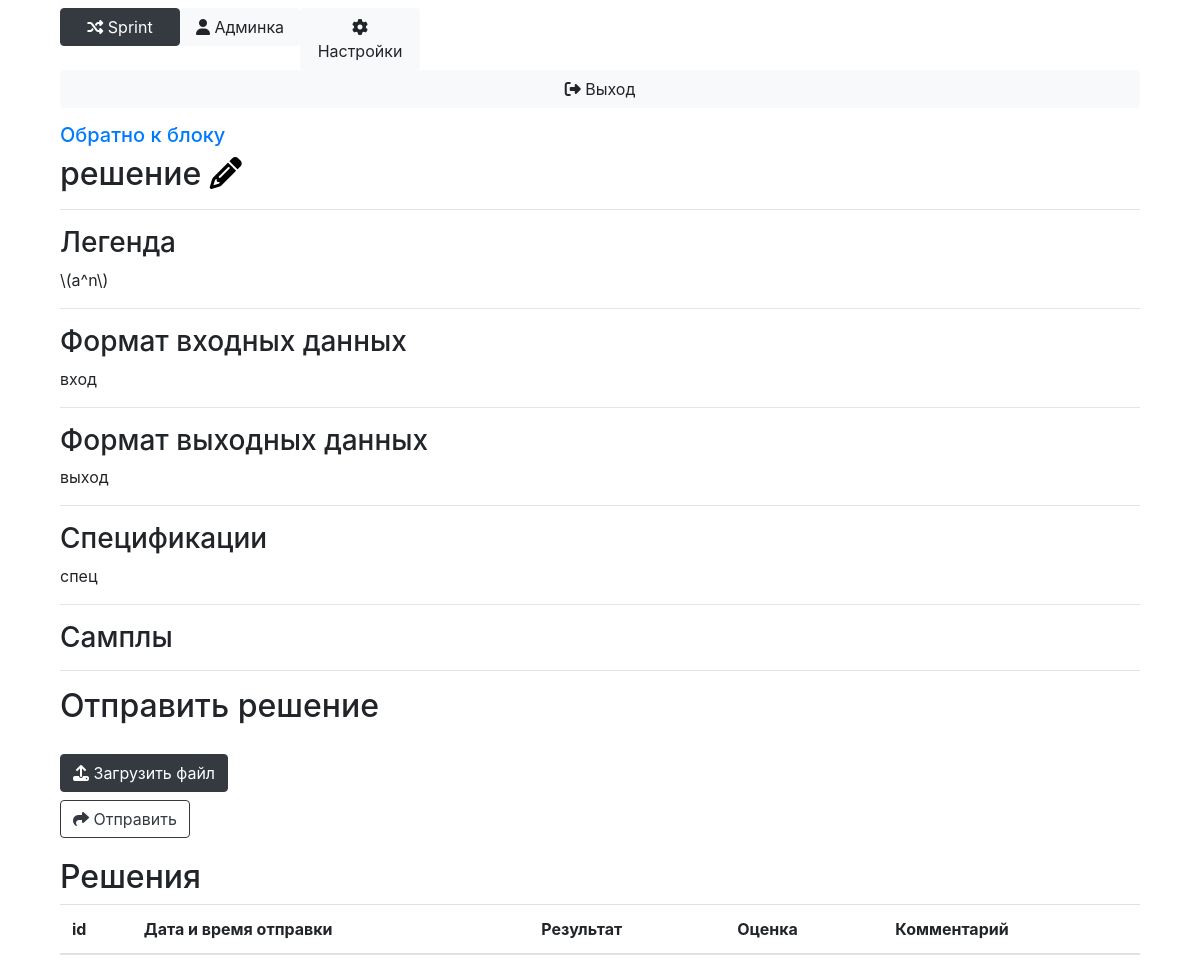
The page /task?id=1 (signed in) on the database its author committed.
### Main/models.py (models this page shows, shortened)
class Task(models.Model):
    name = models.TextField()
    block = models.ForeignKey(Block, on_delete=models.CASCADE)
    legend = models.TextField(default='')
    input = models.TextField(default='')
    output = models.TextField(default='')
    specifications = models.TextField(default='')
    time_limit = models.IntegerField(default=10000)
    weight = models.FloatField(default=1.0)
    max_mark = models.IntegerField(default=10)
    max_solutions_count = models.IntegerField(default=10)
    show_result = models.BooleanField(default=True)
    show_details = models.BooleanField(default=False)
    full_solution = models.BooleanField(default=False)
    mark_formula = models.TextField(default='None')
    @property
    def samples(self):
        return [{
                'input': file,
                'output': file.answer
            } for file in ExtraFile.objects.filter(task=self, sample=True).order_by('filename')]

### Main/views.py (the view, shortened to what this page needs)
# urls.py: path('task', views.task),
def task(request):
    current_task = Task.objects.get(id=request.GET['id'])
    user = request.user
    if not check_permission_block(user, current_task.block):
        return HttpResponseRedirect('/main')
    can_send = can_send_solution(user, current_task)
    return render(request, 'task.html', context={'task': current_task,
                                                 'solutions': reversed(Solution.objects.filter(task=current_task, user=user)),
                                                 'can_send': can_send,
                                                 'can_edit': check_admin_on_course(request.user, current_task.block.course)})

### Main/context_processors.py (called while the page is built)
def attributes(request):
	return {
		'current_page': 'settings' if '/settings' == request.path else 'admin' if '/admin/' in request.path else 'main',
		'is_admin': check_admin(request.user)
	}

### Main/main.py (called while the page is built, shortened)
def check_login(user):
    return user.is_authenticated

def check_admin(user):
    if check_teacher(user):
        return True
    if not check_login(user):
        return False
    return len(Subscribe.objects.filter(user=user, is_assistant=True)) > 0

def check_teacher(user):
    return user.is_staff and check_login(user)

def courses_available(user):
    if user.is_superuser:
        return Course.objects.all()
    else:
        return [s.course for s in Subscribe.objects.filter(user=user)]

def blocks_available(user):
    courses = courses_available(user)
    blocks = {}
    is_admin = check_admin(user)
    for course in courses:
        if is_admin:
            blocks[course] = Block.objects.filter(
                course=course
            )
        else:
            blocks[course] = Block.objects.filter(
                opened=True,
                time_start__lte=timezone.now(),
                course=course
            )
    return blocks

def can_send_solution(user, task):
    if user.is_superuser:
        return True

def check_permission_block(user, block):
    blocks = blocks_available(user)
    for course in blocks.keys():
        if block in blocks[course]:
            return True
    return False

def check_admin_on_course(user, course):
    if user.is_superuser:
        return True
    try:
        s = Subscribe.objects.get(user=user, course=course)
    except ObjectDoesNotExist:
        return False
    return s.is_assistant or user.is_staff

### templates/task.html (shortened to what this page needs)
{% extends 'base.html' %}
{% load filters %}
{% block onload %}doPoll(){% endblock %}
{% block content %}
        <h5>
            <a href="/block?id={{ task.block.id }}">Обратно к блоку</a>
        </h5>
        <h2>{{ task.name }} {% if can_edit %}<a style="color: black;" href="/admin/task?id={{ task.id }}"><i class="fa fa-pencil"></i></a>{% endif %}</h2>
        <hr>
        <h3>Легенда</h3>
        {% autoescape off %}
            {{ task.legend }}
        {% endautoescape %}
        <hr>
        <h3>Формат входных данных</h3>
            {% autoescape off %}
            {{ task.input }}
            {% endautoescape %}
        <hr>
        <h3>Формат выходных данных</h3>
            {% autoescape off %}
            {{ task.output }}
            {% endautoescape %}
        <hr>
        <h3>Спецификации</h3>
            {% autoescape off %}
            {{ task.specifications }}
            {% endautoescape %}
        <hr>
        <h3>Самплы</h3>
        <hr>
        {% if can_send or can_edit %}
            <h2>Отправить решение</h2>
            <form action="" method="POST" enctype="multipart/form-data">
                <label for="file-upload" class="btn btn-dark" style="margin-top: 20px;">
                    <i class="fa fa-upload"></i> Загрузить файл
                </label>
                <br><button type="submit" value="Отправить" class="btn btn-outline-dark"><i class="fa fa-share"></i> Отправить</button>
            </form>
        {% endif %}
        <h2 style="margin-top: 20px;">Решения</h2>
        <table class="table">
            <thead>
                <tr>
                    <th scope="col">id</th>
                    <th scope="col">Дата и время отправки</th>
                    <th scope="col">Результат</th>
                    <th scope="col">Оценка</th>
                    <th scope="col">Комментарий</th>
                </tr>
            </thead>
        </table>
{% endblock %}

### rows shown on the page
Task: name "решение", legend "\\(a^n\\)", input "вход", output "выход", specifications "спец"
